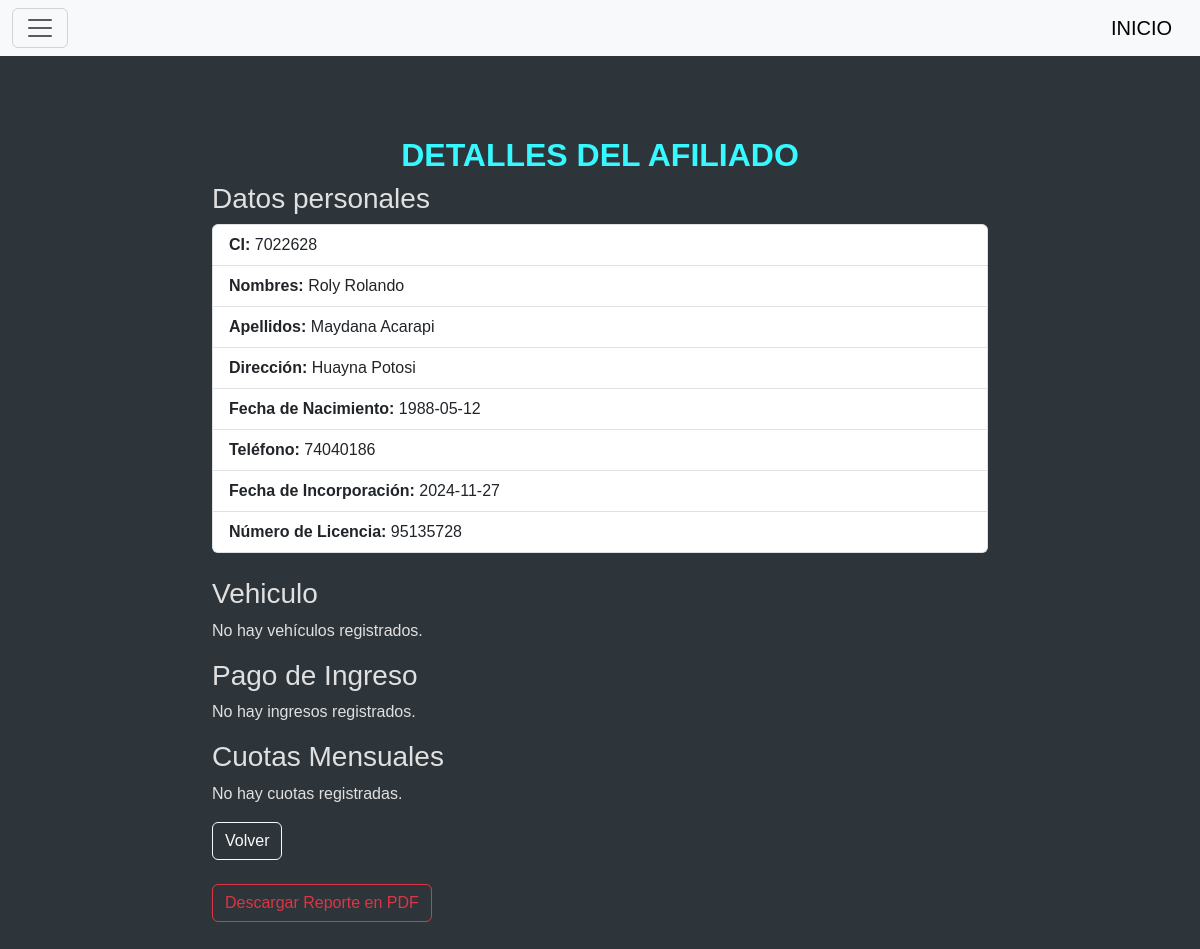
The page /detalle/7022628 on the database as committed earlier.
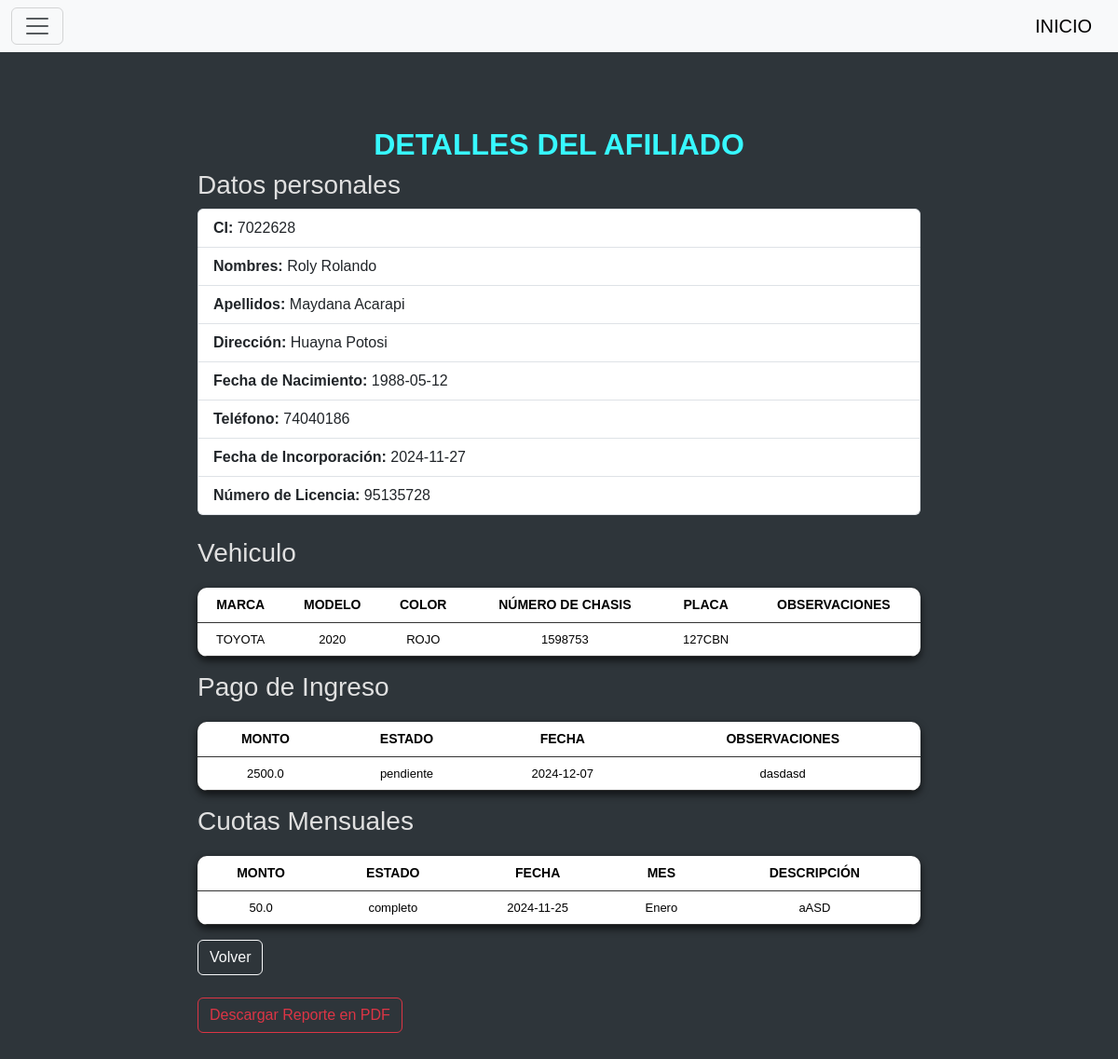
The same page on the database as committed later.
### tables this page shows
CREATE TABLE vehiculo (
            id INTEGER PRIMARY KEY AUTOINCREMENT,
            ci_afiliado INT,
            marca TEXT NOT NULL,
            modelo TEXT NOT NULL,
            color TEXT NOT NULL,
            numero_chasis TEXT UNIQUE NOT NULL,
            placa TEXT UNIQUE NOT NULL,
            observaciones TEXT,
            FOREIGN KEY (ci_afiliado) REFERENCES afiliado(ci)
        );

CREATE TABLE ingreso (
                   
            id INTEGER PRIMARY KEY AUTOINCREMENT,
            ci_afiliado INT,
            monto REAL NOT NULL,
            estado TEXT NOT NULL,
            fecha TEXT NOT NULL,
            observaciones TEXT,
            FOREIGN KEY (ci_afiliado) REFERENCES afiliado(ci)
        );

CREATE TABLE COUTA_MENSUAL (
            cod_pm INTEGER PRIMARY KEY AUTOINCREMENT,
            ci TEXT NOT NULL,
            monto REAL NOT NULL,
            estado TEXT NOT NULL,
            fecha TEXT NOT NULL,
            descripcion TEXT,
            mes TEXT NOT NULL,
            FOREIGN KEY(ci) REFERENCES afiliado(ci)
        );

### blueprints/afiliados/__init__.py (the view)
@afiliados_bp.route("/detalle/<int:ci>")
def detalle_afiliado(ci):
    conn = sqlite3.connect("star_service.db")
    conn.row_factory = sqlite3.Row
    cur = conn.cursor()
    cur.execute("SELECT * FROM afiliado WHERE ci = ?", (ci,))
    afiliado = cur.fetchone()
    cur.execute("SELECT * FROM vehiculo WHERE ci_afiliado = ?", (ci,))
    vehiculos = cur.fetchall()
    cur.execute("SELECT * FROM ingreso WHERE ci_afiliado = ?", (ci,))
    ingresos = cur.fetchall()
    cur.execute("SELECT * FROM COUTA_MENSUAL WHERE ci = ?", (ci,))
    cuotas = cur.fetchall()
    conn.close()
    return render_template(
        "detalle_afiliado.html",
        afiliado=afiliado,
        vehiculos=vehiculos,
        ingresos=ingresos,
        cuotas=cuotas,
    )

### blueprints/afiliados/templates/detalle_afiliado.html (shortened to what this page needs)
{% include 'header.html' %}
<div class="container mt-5" style="max-width: 800px;">
    <h2 class="fw-bold">DETALLES DEL AFILIADO</h2>
    <h3>Datos personales</h3>
    <ul class="list-group mb-4">
        <li class="list-group-item"><strong>CI:</strong> {{ afiliado['ci'] }}</li>
        <li class="list-group-item"><strong>Nombres:</strong> {{ afiliado['nombres'] }}</li>
        <li class="list-group-item"><strong>Apellidos:</strong> {{ afiliado['apellidos'] }}</li>
        <li class="list-group-item"><strong>Dirección:</strong> {{ afiliado['direccion'] }}</li>
        <li class="list-group-item"><strong>Fecha de Nacimiento:</strong> {{ afiliado['fecha_nacimiento'] }}</li>
        <li class="list-group-item"><strong>Teléfono:</strong> {{ afiliado['telefono'] }}</li>
        <li class="list-group-item"><strong>Fecha de Incorporación:</strong> {{ afiliado['fecha_incorporacion'] }}</li>
        <li class="list-group-item"><strong>Número de Licencia:</strong> {{ afiliado['nro_licencia'] }}</li>
    </ul>
    <h3>Vehiculo</h3>
    {% if vehiculos %}
    <table class="table">
        <thead>
            <tr>
                <th>Marca</th>
                <th>Modelo</th>
                <th>Color</th>
                <th>Número de Chasis</th>
                <th>Placa</th>
                <th>Observaciones</th>
            </tr>
        </thead>
        <tbody>
            {% for vehiculo in vehiculos %}
            <tr>
                <td>{{ vehiculo['marca'] }}</td>
                <td>{{ vehiculo['modelo'] }}</td>
                <td>{{ vehiculo['color'] }}</td>
                <td>{{ vehiculo['numero_chasis'] }}</td>
                <td>{{ vehiculo['placa'] }}</td>
                <td>{{ vehiculo['observaciones'] }}</td>
            </tr>
            {% endfor %}
        </tbody>
    </table>
    {% else %}
    <p>No hay vehículos registrados.</p>
    {% endif %}
    <h3>Pago de Ingreso</h3>
    {% if ingresos %}
    <table class="table">
        <thead>
            <tr>
                <th>Monto</th>
                <th>Estado</th>
                <th>Fecha</th>
                <th>Observaciones</th>
            </tr>
        </thead>
        <tbody>
            {% for ingreso in ingresos %}
            <tr>
                <td>{{ ingreso['monto'] }}</td>
                <td>{{ ingreso['estado'] }}</td>
                <td>{{ ingreso['fecha'] }}</td>
                <td>{{ ingreso['observaciones'] }}</td>
            </tr>
            {% endfor %}
        </tbody>
    </table>
    {% else %}
    <p>No hay ingresos registrados.</p>
    {% endif %}
    <h3>Cuotas Mensuales</h3>
    {% if cuotas %}
    <table class="table">
        <thead>
            <tr>
                <th>Monto</th>
                <th>Estado</th>
                <th>Fecha</th>
                <th>Mes</th>
                <th>Descripción</th>
            </tr>
        </thead>
        <tbody>
            {% for cuota in cuotas %}
            <tr>
                <td>{{ cuota['monto'] }}</td>
                <td>{{ cuota['estado'] }}</td>
                <td>{{ cuota['fecha'] }}</td>
                <td>{{ cuota['mes'] }}</td>
                <td>{{ cuota['descripcion'] }}</td>
            </tr>
            {% endfor %}
        </tbody>
    </table>
    {% else %}
    <p>No hay cuotas registradas.</p>
    {% endif %}
    <a href="{{ url_for('afiliados.index') }}" class="btn btn-outline-light">Volver</a><br><br>
    <a href="{{ url_for('afiliados.generar_reporte_detalle', ci=afiliado['ci']) }}" class="btn btn-outline-danger">
        Descargar Reporte en PDF
    </a>
</div>
{% include 'footer.html' %}

Rows that differ between the two databases and show on the page:
added vehiculo: marca "TOYOTA", modelo "2020", color "ROJO", numero_chasis "1598753", placa "127CBN"
added ingreso: monto "2500.0", estado "pendiente", fecha "2024-12-07", observaciones "dasdasd"
added COUTA_MENSUAL: monto "50.0", estado "completo", fecha "2024-11-25", mes "Enero", descripcion "aASD"
Other text that changed with them:
text no longer shown: "No hay vehículos registrados. No hay ingresos registrados. No hay cuotas registradas."
text now shown: "MARCA MODELO COLOR NÚMERO DE CHASIS PLACA OBSERVACIONES MONTO ESTADO FECHA OBSERVACIONES MONTO ESTADO FECHA MES DESCRIPCIÓN"
